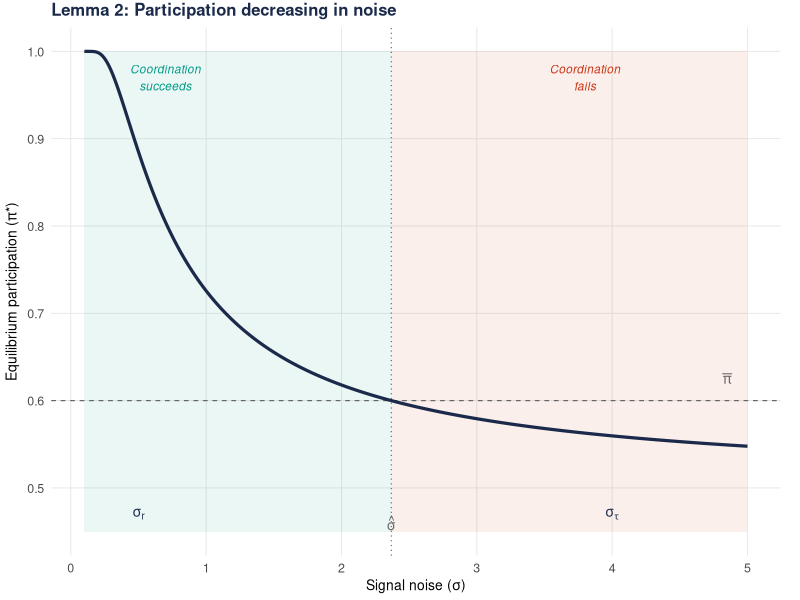
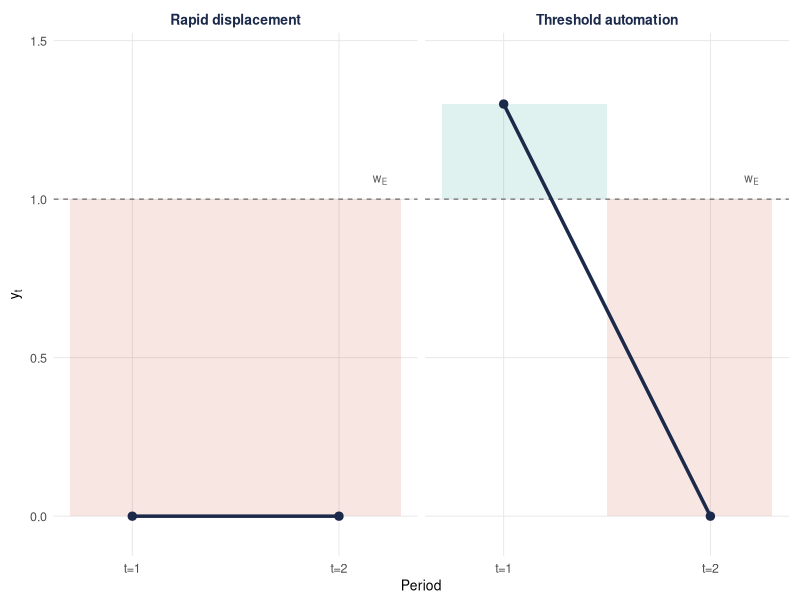
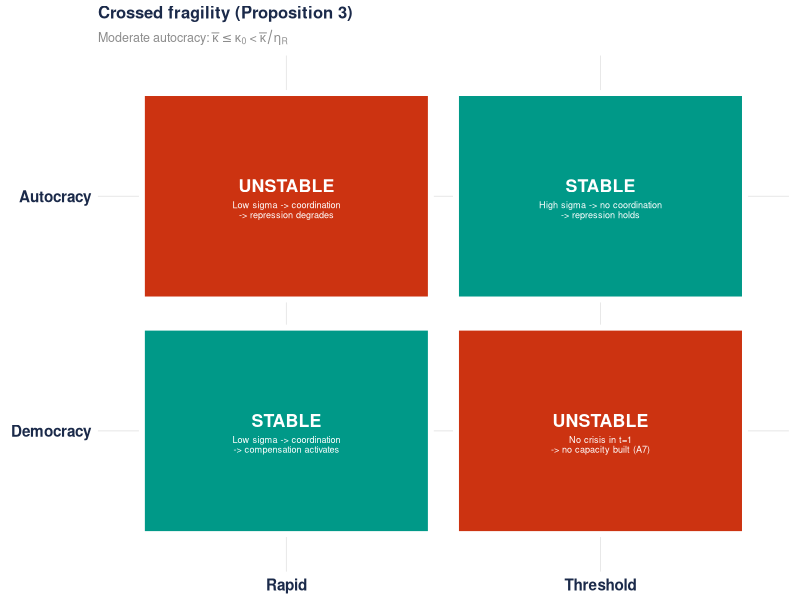
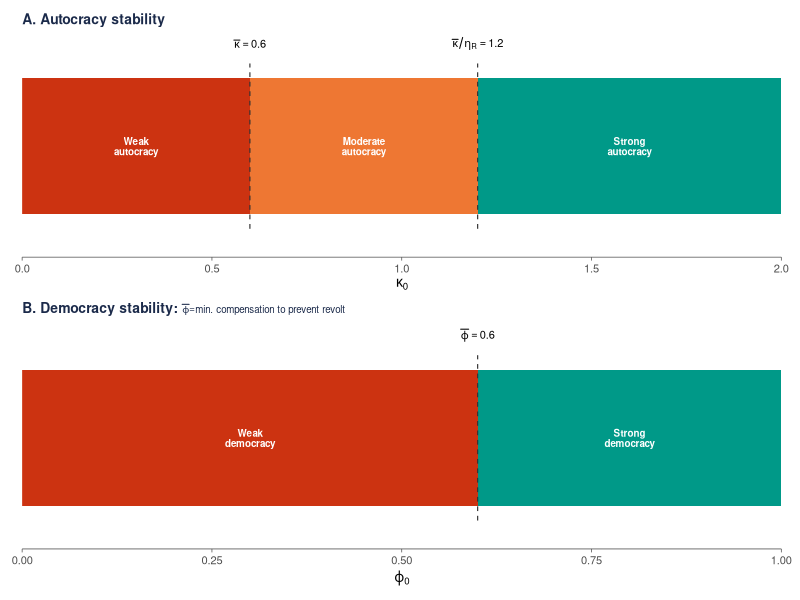
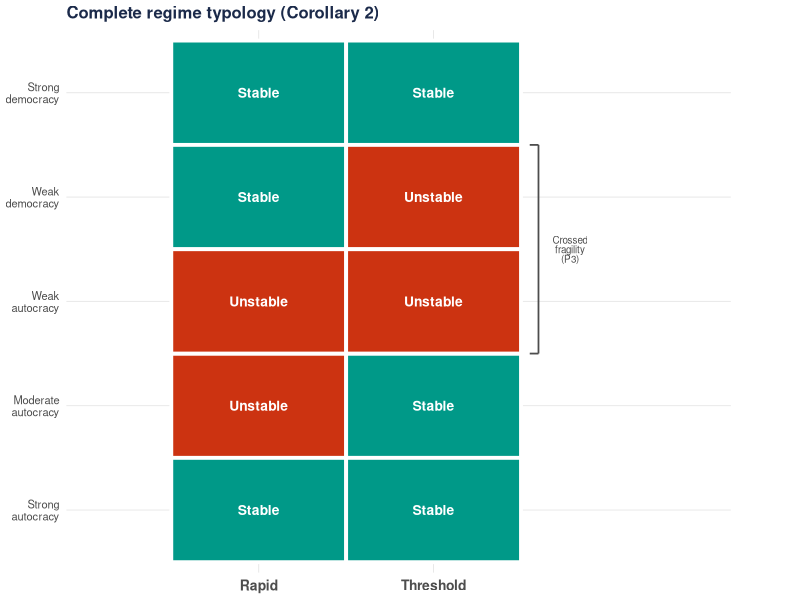

Source code (R) for these figures, in order:
## ---- chunk 1
knitr::opts_chunk$set(
  echo = FALSE, warning = FALSE, message = FALSE,
  fig.align = "center", cache = FALSE,
  dev = "pdf", fig.width = 5.5, fig.height = 3.2
)
library(ggplot2)
library(patchwork)

# --- Consistent palette ---
col_teal   <- "#009988"
col_red    <- "#CC3311"
col_amber  <- "#EE7733"
col_navy   <- "#1B2A4A"
col_grey   <- "grey55"
col_light  <- "grey92"

# --- Shared ggplot theme for slides ---
theme_deck <- theme_minimal(base_size = 11) +
  theme(
    plot.title       = element_text(face = "bold", size = 12, colour = col_navy),
    plot.subtitle    = element_text(size = 9, colour = col_grey),
    panel.grid.minor = element_blank(),
    panel.grid.major = element_line(colour = "grey90", linewidth = 0.3),
    axis.title       = element_text(size = 10),
    axis.text        = element_text(size = 9),
    legend.position  = "bottom",
    legend.text      = element_text(size = 9),
    plot.margin      = margin(4, 8, 4, 8)
  )

# --- Model parameters (numerical example) ---
w_E <- 1; L <- 1; beta <- 0.3
theta <- 0.5; k <- 0.4; W <- 2
Delta <- theta * W - k - w_E  # -0.4
kappa_0 <- 0.8; eta_r <- 0.5
phi_bar <- 1 - abs(Delta) / L  # 0.6
kappa_bar <- L - abs(Delta)     # 0.6
kappa_upper <- kappa_bar / eta_r # 1.2
## ---- chunk 2
library(kableExtra)
df <- data.frame(
  Result = c("P1", "P2", "P3", "P4", "P5--P6", "P7--P8", "P9"),
  Content = c(
    "Democratic fragility pattern",
    "Autocratic fragility pattern",
    "Crossed fragility",
    "Welfare cost of autocratic stability",
    "Threshold of thresholds, interval width",
    "Welfare state as insurance",
    "Endogenous fiscal fragility"
  ),
  Status = c(rep("Core", 4), rep("Secondary", 2), "Extension")
)
kbl(df, booktabs = TRUE, linesep = "", escape = FALSE,
    col.names = c("", "Content", "Role")) |>
  kable_styling(font_size = 9, latex_options = "hold_position") |>
  row_spec(0, bold = TRUE, color = "#1B2A4A") |>
  row_spec(3, bold = TRUE, background = "#E8F5F0")
## ---- chunk 3
omega_0 <- 1.0; omega_star <- 0.4; pi_bar <- 0.6
sigma_seq <- seq(0.1, 5, length.out = 500)
pi_star <- 1 - pnorm((omega_star - omega_0) / sigma_seq)
sigma_hat <- (omega_star - omega_0) / qnorm(1 - pi_bar)

df_coord <- data.frame(sigma = sigma_seq, pi = pi_star)
df_coord$zone <- ifelse(df_coord$sigma <= sigma_hat, "success", "failure")

ggplot(df_coord, aes(x = sigma, y = pi)) +
  annotate("rect", xmin = 0.1, xmax = sigma_hat,
           ymin = 0.45, ymax = 1.0,
           fill = col_teal, alpha = 0.08) +
  annotate("rect", xmin = sigma_hat, xmax = 5,
           ymin = 0.45, ymax = 1.0,
           fill = col_red, alpha = 0.08) +
  geom_hline(yintercept = pi_bar, linetype = "dashed",
             colour = "grey40", linewidth = 0.4) +
  geom_vline(xintercept = sigma_hat, linetype = "dotted",
             colour = "grey40", linewidth = 0.4) +
  geom_line(linewidth = 1.1, colour = col_navy) +
  annotate("text", x = 0.7, y = 0.97,
           label = "Coordination\nsucceeds",
           size = 3, fontface = "italic", colour = col_teal) +
  annotate("text", x = 3.8, y = 0.97,
           label = "Coordination\nfails",
           size = 3, fontface = "italic", colour = col_red) +
  annotate("text", x = 0.5, y = 0.47,
           label = expression(sigma[r]),
           size = 3.5, colour = col_navy) +
  annotate("text", x = 4.0, y = 0.47,
           label = expression(sigma[tau]),
           size = 3.5, colour = col_navy) +
  annotate("text", x = 4.85, y = pi_bar + 0.025,
           label = expression(bar(pi)),
           size = 3.5, colour = "grey40") +
  annotate("text", x = sigma_hat, y = 0.46,
           label = expression(hat(sigma)),
           size = 3.5, colour = "grey40") +
  scale_y_continuous(breaks = seq(0.5, 1.0, 0.1)) +
  coord_cartesian(ylim = c(0.45, 1.0), clip = "off") +
  labs(x = expression("Signal noise (" * sigma * ")"),
       y = expression("Equilibrium participation (" * pi * "*)"),
       title = "Lemma 2: Participation decreasing in noise") +
  theme_deck +
  theme(plot.margin = margin(2, 14, 2, 4))
## ---- chunk 4
df_rapid <- data.frame(t = 1:2, y = c(w_E - L, w_E - L), panel = "Rapid displacement")
df_thresh <- data.frame(t = 1:2, y = c(w_E + beta, w_E - L), panel = "Threshold automation")
df_paths <- rbind(df_rapid, df_thresh)
df_paths$panel <- factor(df_paths$panel, levels = c("Rapid displacement", "Threshold automation"))

# Shading rectangles
df_shade <- data.frame(
  xmin = c(0.7, 0.7, 1.5),
  xmax = c(2.3, 1.5, 2.3),
  ymin = c(0, w_E, 0),
  ymax = c(w_E, w_E + beta, w_E),
  fill = c("loss", "gain", "loss"),
  panel = factor(c("Rapid displacement", "Threshold automation", "Threshold automation"),
                 levels = c("Rapid displacement", "Threshold automation"))
)

ggplot(df_paths, aes(x = t, y = y)) +
  geom_rect(data = df_shade, inherit.aes = FALSE,
            aes(xmin=xmin, xmax=xmax, ymin=ymin, ymax=ymax, fill=fill),
            alpha = 0.12) +
  geom_hline(yintercept = w_E, linetype = "dashed", colour = "grey40", linewidth = 0.4) +
  geom_line(linewidth = 1.2, colour = col_navy) +
  geom_point(size = 2.5, colour = col_navy) +
  facet_wrap(~panel) +
  scale_fill_manual(values = c(loss = col_red, gain = col_teal), guide = "none") +
  scale_x_continuous(breaks = 1:2, labels = c("t=1", "t=2")) +
  scale_y_continuous(limits = c(-0.05, 1.45), breaks = seq(0, 1.5, 0.5)) +
  annotate("text", x = 2.2, y = w_E + 0.06,
           label = expression(w[E]), size = 3, colour = "grey35") +
  labs(x = "Period", y = expression(y[t])) +
  theme_deck +
  theme(strip.text = element_text(face = "bold", size = 10, colour = col_navy))
## ---- chunk 5
scenarios <- data.frame(
  regime = factor(rep(c("Democracy", "Autocracy"), each = 2),
                  levels = c("Democracy", "Autocracy")),
  trajectory = factor(rep(c("Rapid", "Threshold"), 2),
                      levels = c("Rapid", "Threshold")),
  stable = c(TRUE, FALSE, FALSE, TRUE),
  mechanism = c(
    "Low sigma -> coordination\n-> compensation activates",
    "No crisis in t=1\n-> no capacity built (A7)",
    "Low sigma -> coordination\n-> repression degrades",
    "High sigma -> no coordination\n-> repression holds"
  )
)

scenarios$label <- ifelse(scenarios$stable, "STABLE", "UNSTABLE")
scenarios$fill_col <- ifelse(scenarios$stable, col_teal, col_red)

ggplot(scenarios, aes(x = trajectory, y = regime)) +
  geom_tile(aes(fill = stable), colour = "white", linewidth = 2,
            width = 0.92, height = 0.88) +
  geom_text(aes(label = label), fontface = "bold",
            colour = "white", size = 4.5, vjust = -0.3) +
  geom_text(aes(label = mechanism),
            colour = "white", size = 2.3, vjust = 1.3,
            lineheight = 0.9) +
  scale_fill_manual(values = c("TRUE" = col_teal, "FALSE" = col_red),
                    guide = "none") +
  labs(title = "Crossed fragility (Proposition 3)",
       subtitle = expression("Moderate autocracy: " *
         bar(kappa) <= kappa[0] ~ "<" ~ bar(kappa)/eta[R]),
       x = NULL, y = NULL) +
  theme_deck +
  theme(
    panel.grid = element_blank(),
    axis.text  = element_text(size = 11, face = "bold", colour = col_navy)
  )
## ---- chunk 6
# --- Shared theme ---
theme_strip <- theme_minimal(base_size = 10) +
  theme(
    panel.grid    = element_blank(),
    axis.text.y   = element_blank(),
    axis.ticks.y  = element_blank(),
    axis.title.y  = element_blank(),
    axis.ticks.x  = element_line(colour = "grey30", linewidth = 0.25),
    axis.line.x   = element_line(colour = "grey30", linewidth = 0.25),
    plot.title     = element_text(face = "bold", size = 10, colour = col_navy),
    plot.margin    = margin(4, 8, 2, 8)
  )
sh <- 0.55

# Panel A
df_a <- data.frame(
  xmin = c(0, kappa_bar, kappa_upper),
  xmax = c(kappa_bar, kappa_upper, 2),
  label = c("Weak\nautocracy", "Moderate\nautocracy", "Strong\nautocracy"),
  fill = c("weak", "moderate", "strong")
)
pa <- ggplot(df_a) +
  geom_rect(aes(xmin=xmin, xmax=xmax, ymin=-sh, ymax=sh, fill=fill)) +
  geom_text(aes(x=(xmin+xmax)/2, y=0, label=label),
            size=2.5, lineheight=0.85, colour="white", fontface="bold") +
  annotate("segment", x=kappa_bar, xend=kappa_bar,
           y=-sh-0.12, yend=sh+0.12, linetype="dashed",
           linewidth=0.4, colour="grey20") +
  annotate("segment", x=kappa_upper, xend=kappa_upper,
           y=-sh-0.12, yend=sh+0.12, linetype="dashed",
           linewidth=0.4, colour="grey20") +
  annotate("text", x=kappa_bar, y=sh+0.28,
           label=expression(bar(kappa)==0.6), size=2.8) +
  annotate("text", x=kappa_upper, y=sh+0.28,
           label=expression(bar(kappa)/eta[R]==1.2), size=2.8) +
  scale_fill_manual(values=c(weak=col_red, moderate=col_amber,
                             strong=col_teal), guide="none") +
  scale_x_continuous(name=expression(kappa[0]),
                     limits=c(0,2), expand=c(0,0)) +
  scale_y_continuous(limits=c(-0.9, 0.9), expand=c(0,0)) +
  labs(title="A. Autocracy stability") + theme_strip

# Panel B
df_b <- data.frame(
  xmin = c(0, phi_bar), xmax = c(phi_bar, 1),
  label = c("Weak\ndemocracy", "Strong\ndemocracy"),
  fill = c("weak", "strong")
)
pb <- ggplot(df_b) +
  geom_rect(aes(xmin=xmin, xmax=xmax, ymin=-sh, ymax=sh, fill=fill)) +
  geom_text(aes(x=(xmin+xmax)/2, y=0, label=label),
            size=2.5, lineheight=0.85, colour="white", fontface="bold") +
  annotate("segment", x=phi_bar, xend=phi_bar,
           y=-sh-0.12, yend=sh+0.12, linetype="dashed",
           linewidth=0.4, colour="grey20") +
  annotate("text", x=phi_bar, y=sh+0.28,
           label=expression(bar(varphi)==0.6), size=2.8) +
  scale_fill_manual(values=c(weak=col_red, strong=col_teal), guide="none") +
  scale_x_continuous(name=expression(varphi[0]),
                     limits=c(0,1), expand=c(0,0)) +
  scale_y_continuous(limits=c(-0.9, 0.9), expand=c(0,0)) +
  labs(title=expression(bold("B. Democracy stability: ") *
    scriptstyle(bar(varphi) == "min. compensation to prevent revolt"))) +
  theme_strip

pa / pb + plot_layout(heights = c(1, 1))
## ---- chunk 7
df_typ <- data.frame(
  regime = factor(
    rep(c("Strong\ndemocracy","Weak\ndemocracy",
          "Moderate\nautocracy","Strong\nautocracy",
          "Weak\nautocracy"), each=2),
    levels = c("Strong\nautocracy","Moderate\nautocracy",
               "Weak\nautocracy","Weak\ndemocracy",
               "Strong\ndemocracy")),
  trajectory = factor(rep(c("Rapid","Threshold"),5),
                      levels=c("Rapid","Threshold")),
  stable = c(TRUE,TRUE, TRUE,FALSE, FALSE,TRUE, TRUE,TRUE, FALSE,FALSE)
)
df_typ$label <- ifelse(df_typ$stable, "Stable", "Unstable")

ggplot(df_typ, aes(x=trajectory, y=regime, fill=stable)) +
  geom_tile(colour="white", linewidth=1.3) +
  geom_text(aes(label=label), size=3.5, fontface="bold", colour="white") +
  scale_fill_manual(values=c("TRUE"=col_teal, "FALSE"=col_red),
                    guide="none") +
  annotate("segment", x=2.6, xend=2.6, y=2.5, yend=4.5,
           linewidth=0.6, colour="grey30") +
  annotate("segment", x=2.55, xend=2.6, y=2.5, yend=2.5,
           linewidth=0.6, colour="grey30") +
  annotate("segment", x=2.55, xend=2.6, y=4.5, yend=4.5,
           linewidth=0.6, colour="grey30") +
  annotate("text", x=2.78, y=3.5, label="Crossed\nfragility\n(P3)",
           size=2.5, colour="grey30", lineheight=0.8) +
  coord_cartesian(clip="off", xlim=c(0.5, 3.1)) +
  labs(title="Complete regime typology (Corollary 2)",
       x=NULL, y=NULL) +
  theme_deck +
  theme(panel.grid=element_blank(),
        axis.text.y=element_text(size=8, hjust=1),
        axis.text.x=element_text(size=10, face="bold"),
        plot.margin=margin(4, 50, 4, 4))
## ---- chunk 8
cs <- data.frame(
  Parameter = c("$L \\uparrow$", "$\\eta_r \\downarrow$",
                "$\\theta \\uparrow$", "$k \\uparrow$",
                "$\\kappa_0 \\uparrow$", "$\\varphi_0 \\uparrow$"),
  Effect = c("$\\bar{\\varphi} \\uparrow$, $\\bar{\\kappa} \\uparrow$",
             "Crossed interval widens",
             "$\\Delta \\uparrow$, thresholds rise",
             "$\\Delta \\downarrow$, thresholds fall",
             "Autocracy more stable",
             "Democracy more stable (threshold)"),
  Interpretation = c("Larger shocks destabilize both",
                     "More autocracies exhibit crossed pattern",
                     "Regime change more attractive",
                     "Regime change costlier",
                     "Weak $\\to$ moderate $\\to$ strong",
                     "Welfare state as insurance")
)
kbl(cs, booktabs = TRUE, escape = FALSE, linesep = "",
    col.names = c("Parameter", "Effect", "Interpretation")) |>
  kable_styling(font_size = 9, latex_options = c("hold_position", "scale_down")) |>
  row_spec(0, bold = TRUE, color = "#1B2A4A")
